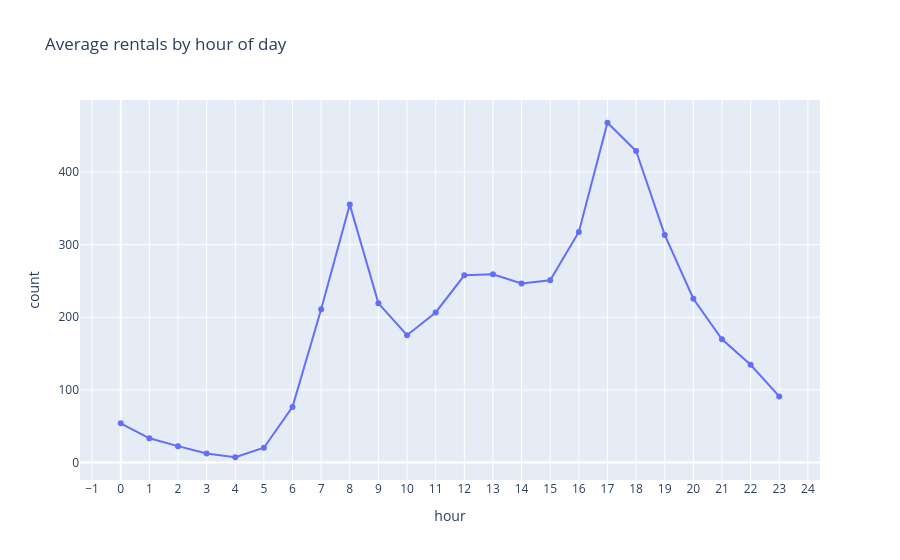

The notebook cell saved with this chart:
### Code cell
# Average rentals by hour of day 

hourly = train.groupby('hour', as_index=False)['count'].mean()
fig = px.line(hourly, x='hour', y='count', markers=True, title='Average rentals by hour of day')
fig.update_layout(xaxis=dict(tickmode='linear', dtick=1))
fig.show()

### Figure 1 — Plotly figure (JSON) as saved in the notebook; plotly's stock layout.template omitted (floating-point values rounded to 4 significant figures)
{"data": [{"hovertemplate": "hour=%{x}<br>count=%{y}<extra></extra>", "legendgroup": "", "line": {"color": "#636efa", "dash": "solid"}, "marker": {"symbol": "circle"}, "mode": "lines+markers", "name": "", "orientation": "v", "showlegend": false, "type": "scatter", "x": [0, 1, 2, 3, 4, 5, 6, 7, 8, 9, 10, 11, 12, 13, 14, 15, 16, 17, 18, 19, 20, 21, 22, 23], "xaxis": "x", "y": [54.1, 33.44, 22.64, 12.58, 7.329, 20.41, 76.65, 211.0, 355.1, 219.2, 175.3, 206.7, 257.8, 259.3, 246.7, 250.9, 317.5, 467.8, 428.9, 313.4, 225.5, 169.8, 134.6, 91.07], "yaxis": "y"}], "layout": {"legend": {"tracegroupgap": 0}, "title": {"text": "Average rentals by hour of day"}, "xaxis": {"anchor": "y", "domain": [0, 1], "dtick": 1, "tickmode": "linear", "title": {"text": "hour"}}, "yaxis": {"anchor": "x", "domain": [0, 1], "title": {"text": "count"}}}}
